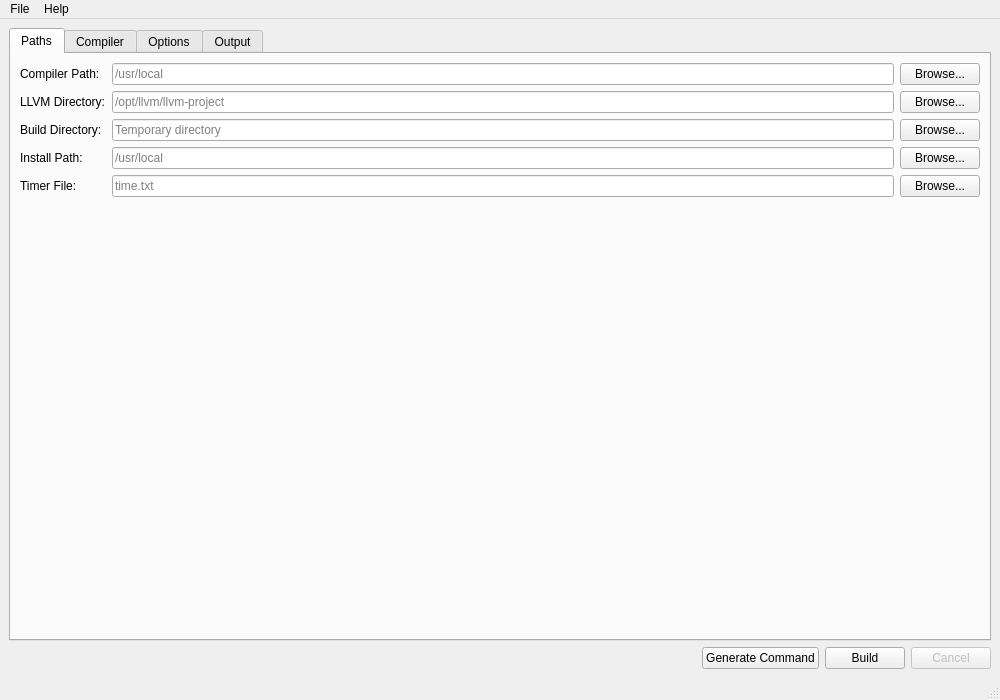
<?xml version="1.0" encoding="UTF-8"?>
<ui version="4.0">
 <class>MainWindow</class>
 <widget class="QMainWindow" name="MainWindow">
  <property name="geometry">
   <rect>
    <x>0</x>
    <y>0</y>
    <width>1000</width>
    <height>700</height>
   </rect>
  </property>
  <property name="windowTitle">
   <string>LLVM Builder GUI</string>
  </property>
  <widget class="QWidget" name="centralwidget">
   <layout class="QVBoxLayout" name="verticalLayout">
    <item>
     <widget class="QTabWidget" name="tabWidget">
      <property name="currentIndex">
       <number>0</number>
      </property>
      <widget class="QWidget" name="pathsTab">
       <attribute name="title">
        <string>Paths</string>
       </attribute>
       <layout class="QVBoxLayout" name="verticalLayout_2">
        <item>
         <layout class="QFormLayout" name="formLayout">
          <item row="0" column="0">
           <widget class="QLabel" name="compilerPathLabel">
            <property name="text">
             <string>Compiler Path:</string>
            </property>
           </widget>
          </item>
          <item row="0" column="1">
           <layout class="QHBoxLayout" name="horizontalLayout">
            <item>
             <widget class="QLineEdit" name="compilerPathLineEdit">
              <property name="placeholderText">
               <string>/usr/local</string>
              </property>
             </widget>
            </item>
            <item>
             <widget class="QPushButton" name="browseCompilerPathButton">
              <property name="text">
               <string>Browse...</string>
              </property>
             </widget>
            </item>
           </layout>
          </item>
          <item row="1" column="0">
           <widget class="QLabel" name="llvmDirLabel">
            <property name="text">
             <string>LLVM Directory:</string>
            </property>
           </widget>
          </item>
          <item row="1" column="1">
           <layout class="QHBoxLayout" name="horizontalLayout_2">
            <item>
             <widget class="QLineEdit" name="llvmDirLineEdit">
              <property name="placeholderText">
               <string>/opt/llvm/llvm-project</string>
              </property>
             </widget>
            </item>
            <item>
             <widget class="QPushButton" name="browseLlvmDirButton">
              <property name="text">
               <string>Browse...</string>
              </property>
             </widget>
            </item>
           </layout>
          </item>
          <item row="2" column="0">
           <widget class="QLabel" name="buildDirLabel">
            <property name="text">
             <string>Build Directory:</string>
            </property>
           </widget>
          </item>
          <item row="2" column="1">
           <layout class="QHBoxLayout" name="horizontalLayout_3">
            <item>
             <widget class="QLineEdit" name="buildDirLineEdit">
              <property name="placeholderText">
               <string>Temporary directory</string>
              </property>
             </widget>
            </item>
            <item>
             <widget class="QPushButton" name="browseBuildDirButton">
              <property name="text">
               <string>Browse...</string>
              </property>
             </widget>
            </item>
           </layout>
          </item>
          <item row="3" column="0">
           <widget class="QLabel" name="installPathLabel">
            <property name="text">
             <string>Install Path:</string>
            </property>
           </widget>
          </item>
          <item row="3" column="1">
           <layout class="QHBoxLayout" name="horizontalLayout_4">
            <item>
             <widget class="QLineEdit" name="installPathLineEdit">
              <property name="placeholderText">
               <string>/usr/local</string>
              </property>
             </widget>
            </item>
            <item>
             <widget class="QPushButton" name="browseInstallPathButton">
              <property name="text">
               <string>Browse...</string>
              </property>
             </widget>
            </item>
           </layout>
          </item>
          <item row="4" column="0">
           <widget class="QLabel" name="timerFileLabel">
            <property name="text">
             <string>Timer File:</string>
            </property>
           </widget>
          </item>
          <item row="4" column="1">
           <layout class="QHBoxLayout" name="horizontalLayout_5">
            <item>
             <widget class="QLineEdit" name="timerFileLineEdit">
              <property name="placeholderText">
               <string>time.txt</string>
              </property>
             </widget>
            </item>
            <item>
             <widget class="QPushButton" name="browseTimerFileButton">
              <property name="text">
               <string>Browse...</string>
              </property>
             </widget>
            </item>
           </layout>
          </item>
         </layout>
        </item>
        <item>
         <spacer name="verticalSpacer">
          <property name="orientation">
           <enum>Qt::Vertical</enum>
          </property>
          <property name="sizeHint" stdset="0">
           <size>
            <width>20</width>
            <height>40</height>
           </size>
          </property>
         </spacer>
        </item>
       </layout>
      </widget>
      <widget class="QWidget" name="compilerTab">
       <attribute name="title">
        <string>Compiler</string>
       </attribute>
       <layout class="QVBoxLayout" name="verticalLayout_3">
        <item>
         <layout class="QFormLayout" name="formLayout_2">
          <item row="0" column="0">
           <widget class="QLabel" name="projectsLabel">
            <property name="text">
             <string>Projects:</string>
            </property>
           </widget>
          </item>
          <item row="0" column="1">
           <widget class="QWidget" name="projectsWidget" native="true">
            <layout class="QVBoxLayout" name="projectsLayout">
             <property name="leftMargin">
              <number>0</number>
             </property>
             <property name="topMargin">
              <number>0</number>
             </property>
             <property name="rightMargin">
              <number>0</number>
             </property>
             <property name="bottomMargin">
              <number>0</number>
             </property>
             <item>
              <widget class="QLineEdit" name="projectsLineEdit">
               <property name="placeholderText">
                <string>bolt;clang;clang-tools-extra;compiler-rt;cross-project-tests;libc;libclc;lld;lldb;mlir;openmp;polly;pstl;flang</string>
               </property>
              </widget>
             </item>
             <item>
              <widget class="QGroupBox" name="projectsGroupBox">
               <property name="title">
                <string>Select Projects</string>
               </property>
               <layout class="QGridLayout" name="projectsGridLayout">
                <item row="0" column="0">
                 <widget class="QCheckBox" name="boltCheckBox">
                  <property name="text">
                   <string>bolt</string>
                  </property>
                 </widget>
                </item>
                <item row="0" column="1">
                 <widget class="QCheckBox" name="clangCheckBox">
                  <property name="text">
                   <string>clang</string>
                  </property>
                 </widget>
                </item>
                <item row="0" column="2">
                 <widget class="QCheckBox" name="clangToolsExtraCheckBox">
                  <property name="text">
                   <string>clang-tools-extra</string>
                  </property>
                 </widget>
                </item>
                <item row="1" column="0">
                 <widget class="QCheckBox" name="compilerRtProjectCheckBox">
                  <property name="text">
                   <string>compiler-rt</string>
                  </property>
                 </widget>
                </item>
                <item row="1" column="1">
                 <widget class="QCheckBox" name="crossProjectTestsCheckBox">
                  <property name="text">
                   <string>cross-project-tests</string>
                  </property>
                 </widget>
                </item>
                <item row="1" column="2">
                 <widget class="QCheckBox" name="libcProjectCheckBox">
                  <property name="text">
                   <string>libc</string>
                  </property>
                 </widget>
                </item>
                <item row="2" column="0">
                 <widget class="QCheckBox" name="libclcCheckBox">
                  <property name="text">
                   <string>libclc</string>
                  </property>
                 </widget>
                </item>
                <item row="2" column="1">
                 <widget class="QCheckBox" name="lldCheckBox">
                  <property name="text">
                   <string>lld</string>
                  </property>
                 </widget>
                </item>
                <item row="2" column="2">
                 <widget class="QCheckBox" name="lldbCheckBox">
                  <property name="text">
                   <string>lldb</string>
                  </property>
                 </widget>
                </item>
                <item row="3" column="0">
                 <widget class="QCheckBox" name="mlirCheckBox">
                  <property name="text">
                   <string>mlir</string>
                  </property>
                 </widget>
                </item>
                <item row="3" column="1">
                 <widget class="QCheckBox" name="openmpProjectCheckBox">
                  <property name="text">
                   <string>openmp</string>
                  </property>
                 </widget>
                </item>
                <item row="3" column="2">
                 <widget class="QCheckBox" name="pollyCheckBox">
                  <property name="text">
                   <string>polly</string>
                  </property>
                 </widget>
                </item>
                <item row="4" column="0">
                 <widget class="QCheckBox" name="pstlProjectCheckBox">
                  <property name="text">
                   <string>pstl</string>
                  </property>
                 </widget>
                </item>
                <item row="4" column="1">
                 <widget class="QCheckBox" name="flangCheckBox">
                  <property name="text">
                   <string>flang</string>
                  </property>
                 </widget>
                </item>
               </layout>
              </widget>
             </item>
            </layout>
           </widget>
          </item>
          <item row="1" column="0">
           <widget class="QLabel" name="runtimesLabel">
            <property name="text">
             <string>Runtimes:</string>
            </property>
           </widget>
          </item>
          <item row="1" column="1">
           <widget class="QWidget" name="runtimesWidget" native="true">
            <layout class="QVBoxLayout" name="runtimesLayout">
             <property name="leftMargin">
              <number>0</number>
             </property>
             <property name="topMargin">
              <number>0</number>
             </property>
             <property name="rightMargin">
              <number>0</number>
             </property>
             <property name="bottomMargin">
              <number>0</number>
             </property>
             <item>
              <widget class="QLineEdit" name="runtimesLineEdit">
               <property name="placeholderText">
                <string>libc;libunwind;libcxxabi;pstl;libcxx;compiler-rt;openmp;llvm-libgcc;offload</string>
               </property>
              </widget>
             </item>
             <item>
              <widget class="QGroupBox" name="runtimesGroupBox">
               <property name="title">
                <string>Select Runtimes</string>
               </property>
               <layout class="QGridLayout" name="runtimesGridLayout">
                <item row="0" column="0">
                 <widget class="QCheckBox" name="libcRuntimeCheckBox">
                  <property name="text">
                   <string>libc</string>
                  </property>
                 </widget>
                </item>
                <item row="0" column="1">
                 <widget class="QCheckBox" name="libunwindCheckBox">
                  <property name="text">
                   <string>libunwind</string>
                  </property>
                 </widget>
                </item>
                <item row="0" column="2">
                 <widget class="QCheckBox" name="libcxxabiCheckBox">
                  <property name="text">
                   <string>libcxxabi</string>
                  </property>
                 </widget>
                </item>
                <item row="1" column="0">
                 <widget class="QCheckBox" name="pstlRuntimeCheckBox">
                  <property name="text">
                   <string>pstl</string>
                  </property>
                 </widget>
                </item>
                <item row="1" column="1">
                 <widget class="QCheckBox" name="libcxxCheckBox">
                  <property name="text">
                   <string>libcxx</string>
                  </property>
                 </widget>
                </item>
                <item row="1" column="2">
                 <widget class="QCheckBox" name="compilerRtRuntimeCheckBox">
                  <property name="text">
                   <string>compiler-rt</string>
                  </property>
                 </widget>
                </item>
                <item row="2" column="0">
                 <widget class="QCheckBox" name="openmpRuntimeCheckBox">
                  <property name="text">
                   <string>openmp</string>
                  </property>
                 </widget>
                </item>
                <item row="2" column="1">
                 <widget class="QCheckBox" name="llvmLibgccCheckBox">
                  <property name="text">
                   <string>llvm-libgcc</string>
                  </property>
                 </widget>
                </item>
                <item row="2" column="2">
                 <widget class="QCheckBox" name="offloadCheckBox">
                  <property name="text">
                   <string>offload</string>
                  </property>
                 </widget>
                </item>
               </layout>
              </widget>
             </item>
            </layout>
           </widget>
          </item>
          <item row="2" column="0">
           <widget class="QLabel" name="cleanBuildDirLabel">
            <property name="text">
             <string>Clean Build Directory:</string>
            </property>
           </widget>
          </item>
          <item row="2" column="1">
           <widget class="QCheckBox" name="cleanBuildDirCheckBox">
            <property name="text">
             <string>Delete all files in the build directory before starting</string>
            </property>
            <property name="checked">
             <bool>true</bool>
            </property>
           </widget>
          </item>
          <item row="3" column="0">
           <widget class="QLabel" name="compilerLabel">
            <property name="text">
             <string>C Compiler:</string>
            </property>
           </widget>
          </item>
          <item row="3" column="1">
           <widget class="QLineEdit" name="compilerLineEdit">
            <property name="placeholderText">
             <string>clang</string>
            </property>
           </widget>
          </item>
          <item row="4" column="0">
           <widget class="QLabel" name="cxxCompilerLabel">
            <property name="text">
             <string>C++ Compiler:</string>
            </property>
           </widget>
          </item>
          <item row="4" column="1">
           <widget class="QLineEdit" name="cxxCompilerLineEdit">
            <property name="placeholderText">
             <string>clang++</string>
            </property>
           </widget>
          </item>
          <item row="5" column="0">
           <widget class="QLabel" name="linkerLabel">
            <property name="text">
             <string>Linker:</string>
            </property>
           </widget>
          </item>
          <item row="5" column="1">
           <widget class="QLineEdit" name="linkerLineEdit">
            <property name="placeholderText">
             <string>ld64.lld</string>
            </property>
           </widget>
          </item>
          <item row="6" column="0">
           <widget class="QLabel" name="optLevelLabel">
            <property name="text">
             <string>Optimization Level:</string>
            </property>
           </widget>
          </item>
          <item row="6" column="1">
           <widget class="QComboBox" name="optLevelComboBox">
            <item>
             <property name="text">
              <string>0</string>
             </property>
            </item>
            <item>
             <property name="text">
              <string>1</string>
             </property>
            </item>
            <item>
             <property name="text">
              <string>2</string>
             </property>
            </item>
            <item>
             <property name="text">
              <string>3</string>
             </property>
            </item>
            <item>
             <property name="text">
              <string>s</string>
             </property>
            </item>
           </widget>
          </item>
          <item row="7" column="0">
           <widget class="QLabel" name="archLabel">
            <property name="text">
             <string>Architecture:</string>
            </property>
           </widget>
          </item>
          <item row="7" column="1">
           <widget class="QComboBox" name="archComboBox">
            <item>
             <property name="text">
              <string>AArch64</string>
             </property>
            </item>
            <item>
             <property name="text">
              <string>X86</string>
             </property>
            </item>
            <item>
             <property name="text">
              <string>ARM</string>
             </property>
            </item>
            <item>
             <property name="text">
              <string>PowerPC</string>
             </property>
            </item>
            <item>
             <property name="text">
              <string>RISCV</string>
             </property>
            </item>
           </widget>
          </item>
          <item row="8" column="0">
           <widget class="QLabel" name="osxArchLabel">
            <property name="text">
             <string>OSX Architecture:</string>
            </property>
           </widget>
          </item>
          <item row="8" column="1">
           <widget class="QComboBox" name="osxArchComboBox">
            <item>
             <property name="text">
              <string>arm64</string>
             </property>
            </item>
            <item>
             <property name="text">
              <string>x86_64</string>
             </property>
            </item>
           </widget>
          </item>
         </layout>
        </item>
        <item>
         <spacer name="verticalSpacer_2">
          <property name="orientation">
           <enum>Qt::Vertical</enum>
          </property>
          <property name="sizeHint" stdset="0">
           <size>
            <width>20</width>
            <height>40</height>
           </size>
          </property>
         </spacer>
        </item>
       </layout>
      </widget>
      <widget class="QWidget" name="optionsTab">
       <attribute name="title">
        <string>Options</string>
       </attribute>
       <layout class="QVBoxLayout" name="verticalLayout_4">
        <item>
         <widget class="QGroupBox" name="buildOptionsGroupBox">
          <property name="title">
           <string>Build Options</string>
          </property>
          <layout class="QGridLayout" name="gridLayout">
           <item row="0" column="0">
            <widget class="QCheckBox" name="dryRunCheckBox">
             <property name="text">
              <string>Dry Run (just print config)</string>
             </property>
            </widget>
           </item>
           <item row="0" column="1">
            <widget class="QCheckBox" name="ffiCheckBox">
             <property name="text">
              <string>Enable FFI</string>
             </property>
            </widget>
           </item>
           <item row="0" column="2">
            <widget class="QCheckBox" name="zlibCheckBox">
             <property name="text">
              <string>Enable ZLIB</string>
             </property>
            </widget>
           </item>
           <item row="1" column="0">
            <widget class="QCheckBox" name="terminfoCheckBox">
             <property name="text">
              <string>Enable Terminfo</string>
             </property>
            </widget>
           </item>
           <item row="1" column="1">
            <widget class="QCheckBox" name="xml2CheckBox">
             <property name="text">
              <string>Enable XML2</string>
             </property>
            </widget>
           </item>
           <item row="1" column="2">
            <widget class="QCheckBox" name="noLtoCheckBox">
             <property name="text">
              <string>Disable LTO</string>
             </property>
            </widget>
           </item>
           <item row="2" column="0">
            <widget class="QCheckBox" name="fullLtoCheckBox">
             <property name="text">
              <string>Use Full LTO</string>
             </property>
            </widget>
           </item>
           <item row="2" column="1">
            <widget class="QCheckBox" name="useMakeCheckBox">
             <property name="text">
              <string>Use Make (instead of Ninja)</string>
             </property>
            </widget>
           </item>
           <item row="2" column="2">
            <widget class="QCheckBox" name="skipGitPullCheckBox">
             <property name="text">
              <string>Skip Git Pull</string>
             </property>
            </widget>
           </item>
           <item row="3" column="0">
            <widget class="QCheckBox" name="doInstallCheckBox">
             <property name="text">
              <string>Do Install</string>
             </property>
            </widget>
           </item>
           <item row="3" column="1">
            <widget class="QCheckBox" name="sudoInstallCheckBox">
             <property name="text">
              <string>Use Sudo for Install</string>
             </property>
            </widget>
           </item>
           <item row="3" column="2">
            <widget class="QCheckBox" name="useLocalPythonCheckBox">
             <property name="text">
              <string>Use Local Python</string>
             </property>
            </widget>
           </item>
           <item row="4" column="0">
            <widget class="QCheckBox" name="useDylibCheckBox">
             <property name="text">
              <string>Use Dylib</string>
             </property>
            </widget>
           </item>
           <item row="4" column="1">
            <widget class="QCheckBox" name="xcodeToolchainCheckBox">
             <property name="text">
              <string>Xcode Toolchain</string>
             </property>
            </widget>
           </item>
           <item row="4" column="2">
            <widget class="QCheckBox" name="useXcodeGccCheckBox">
             <property name="text">
              <string>Use Xcode GCC</string>
             </property>
            </widget>
           </item>
           <item row="5" column="0">
            <widget class="QCheckBox" name="modulesCheckBox">
             <property name="text">
              <string>Enable Modules</string>
             </property>
            </widget>
           </item>
           <item row="5" column="1">
            <widget class="QCheckBox" name="backtracesCheckBox">
             <property name="text">
              <string>Enable Backtraces</string>
             </property>
            </widget>
           </item>
           <item row="5" column="2">
            <widget class="QCheckBox" name="doNotWarnCheckBox">
             <property name="text">
              <string>Disable Warnings</string>
             </property>
            </widget>
           </item>
           <item row="6" column="0">
            <widget class="QCheckBox" name="doTestingCheckBox">
             <property name="text">
              <string>Enable Testing</string>
             </property>
            </widget>
           </item>
           <item row="6" column="1">
            <widget class="QCheckBox" name="benchmarkCheckBox">
             <property name="text">
              <string>Enable Benchmarking</string>
             </property>
            </widget>
           </item>
           <item row="6" column="2">
            <widget class="QCheckBox" name="botModeCheckBox">
             <property name="text">
              <string>Bot Mode</string>
             </property>
            </widget>
           </item>
          </layout>
         </widget>
        </item>
        <item>
         <spacer name="verticalSpacer_3">
          <property name="orientation">
           <enum>Qt::Vertical</enum>
          </property>
          <property name="sizeHint" stdset="0">
           <size>
            <width>20</width>
            <height>40</height>
           </size>
          </property>
         </spacer>
        </item>
       </layout>
      </widget>
      <widget class="QWidget" name="outputTab">
       <attribute name="title">
        <string>Output</string>
       </attribute>
       <layout class="QVBoxLayout" name="verticalLayout_5">
        <item>
         <widget class="QGroupBox" name="commandGroupBox">
          <property name="title">
           <string>Generated Command</string>
          </property>
          <layout class="QVBoxLayout" name="verticalLayout_6">
           <item>
            <widget class="QPlainTextEdit" name="commandTextEdit">
             <property name="readOnly">
              <bool>true</bool>
             </property>
            </widget>
           </item>
           <item>
            <layout class="QHBoxLayout" name="horizontalLayout_6">
             <item>
              <spacer name="horizontalSpacer">
               <property name="orientation">
                <enum>Qt::Horizontal</enum>
               </property>
               <property name="sizeHint" stdset="0">
                <size>
                 <width>40</width>
                 <height>20</height>
                </size>
               </property>
              </spacer>
             </item>
             <item>
              <widget class="QPushButton" name="copyCommandButton">
               <property name="text">
                <string>Copy Command</string>
               </property>
              </widget>
             </item>
            </layout>
           </item>
          </layout>
         </widget>
        </item>
        <item>
         <widget class="QGroupBox" name="buildOutputGroupBox">
          <property name="title">
           <string>Build Output</string>
          </property>
          <layout class="QVBoxLayout" name="verticalLayout_7">
           <item>
            <widget class="QPlainTextEdit" name="outputTextEdit">
             <property name="readOnly">
              <bool>true</bool>
             </property>
            </widget>
           </item>
           <item>
            <layout class="QHBoxLayout" name="horizontalLayout_7">
             <item>
              <widget class="QPushButton" name="clearOutputButton">
               <property name="text">
                <string>Clear Output</string>
               </property>
              </widget>
             </item>
             <item>
              <spacer name="horizontalSpacer_2">
               <property name="orientation">
                <enum>Qt::Horizontal</enum>
               </property>
               <property name="sizeHint" stdset="0">
                <size>
                 <width>40</width>
                 <height>20</height>
                </size>
               </property>
              </spacer>
             </item>
             <item>
              <widget class="QPushButton" name="saveOutputButton">
               <property name="text">
                <string>Save Output</string>
               </property>
              </widget>
             </item>
            </layout>
           </item>
          </layout>
         </widget>
        </item>
       </layout>
      </widget>
     </widget>
    </item>
    <item>
     <layout class="QHBoxLayout" name="horizontalLayout_8">
      <item>
       <spacer name="horizontalSpacer_3">
        <property name="orientation">
         <enum>Qt::Horizontal</enum>
        </property>
        <property name="sizeHint" stdset="0">
         <size>
          <width>40</width>
          <height>20</height>
         </size>
        </property>
       </spacer>
      </item>
      <item>
       <widget class="QPushButton" name="generateButton">
        <property name="text">
         <string>Generate Command</string>
        </property>
       </widget>
      </item>
      <item>
       <widget class="QPushButton" name="buildButton">
        <property name="text">
         <string>Build</string>
        </property>
       </widget>
      </item>
      <item>
       <widget class="QPushButton" name="cancelButton">
        <property name="enabled">
         <bool>false</bool>
        </property>
        <property name="text">
         <string>Cancel</string>
        </property>
       </widget>
      </item>
     </layout>
    </item>
   </layout>
  </widget>
  <widget class="QMenuBar" name="menubar">
   <property name="geometry">
    <rect>
     <x>0</x>
     <y>0</y>
     <width>1000</width>
     <height>24</height>
    </rect>
   </property>
   <widget class="QMenu" name="menuFile">
    <property name="title">
     <string>File</string>
    </property>
    <addaction name="actionSave_Configuration"/>
    <addaction name="actionLoad_Configuration"/>
    <addaction name="separator"/>
    <addaction name="actionReset_to_Defaults"/>
    <addaction name="separator"/>
    <addaction name="actionExit"/>
   </widget>
   <widget class="QMenu" name="menuHelp">
    <property name="title">
     <string>Help</string>
    </property>
    <addaction name="actionAbout"/>
   </widget>
   <addaction name="menuFile"/>
   <addaction name="menuHelp"/>
  </widget>
  <widget class="QStatusBar" name="statusbar"/>
  <action name="actionExit">
   <property name="text">
    <string>Exit</string>
   </property>
  </action>
  <action name="actionAbout">
   <property name="text">
    <string>About</string>
   </property>
  </action>
  <action name="actionSave_Configuration">
   <property name="text">
    <string>Save Configuration...</string>
   </property>
  </action>
  <action name="actionLoad_Configuration">
   <property name="text">
    <string>Load Configuration...</string>
   </property>
  </action>
  <action name="actionReset_to_Defaults">
   <property name="text">
    <string>Reset to Defaults</string>
   </property>
  </action>
 </widget>
 <resources/>
 <connections/>
</ui>
